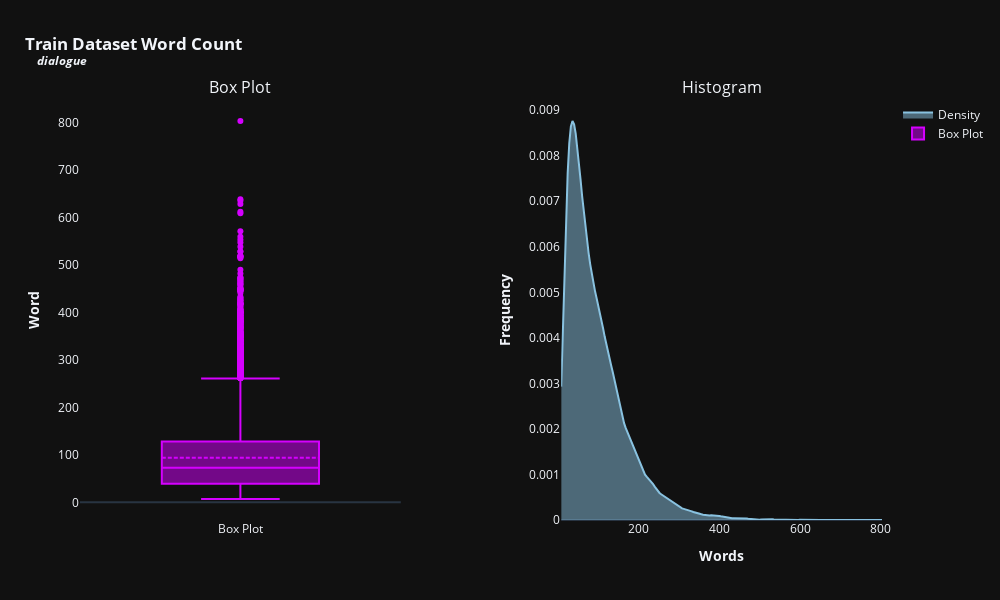
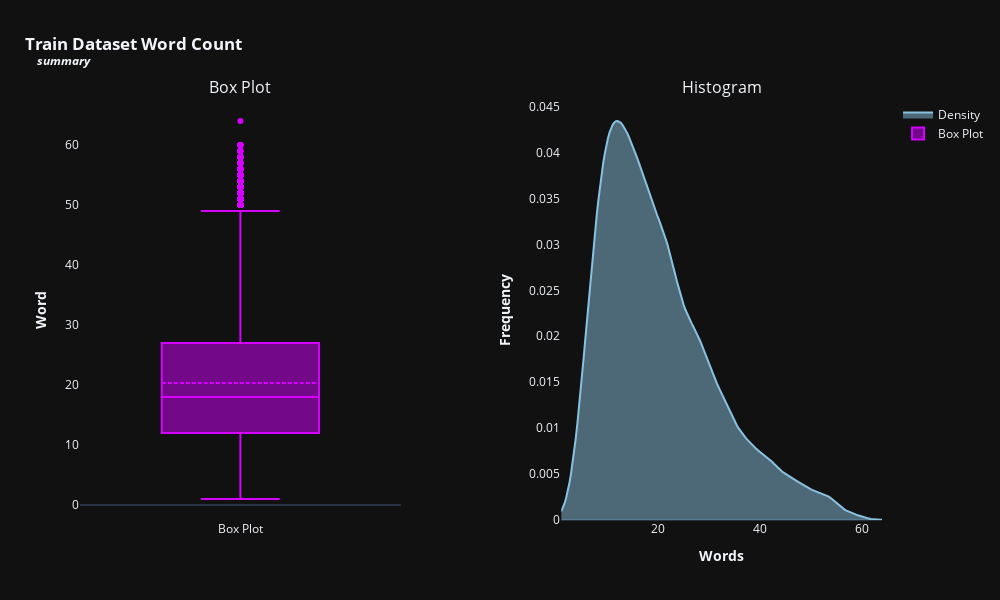

Notebook source saved alongside these figures, in order:
### Markdown cell above
## Analyzing the length of both dialogues and summaries

We do the analyzation by counting the words in the. This might give us a clue about how these texts are structed.

### Code cell
# Data Visualization
import numpy as np
import plotly.graph_objs as go
from plotly.subplots import make_subplots
from plotly.offline import init_notebook_mode
init_notebook_mode(connected=True)

# Statistics & Mathematics
from scipy.stats import gaussian_kde

# paper_color=
# bg_color =

template='plotly_dark'

def histogram_boxplot(df, hist_color, box_color, height, width, legend, name):
    '''This function plots a Histogram and a Box plot side by side
    
    Parameters:
    * hist_color: the color of the histogram
    * box_color: the color of the boxplots
    * heigh and width: Image size
    * legend = Either to display legend or not
    '''
    
    features=df.select_dtypes(include=[np.number]).columns.tolist()
    
    for feat in features:
        try:
            fig=make_subplots(rows=1, cols=2, subplot_titles=['Box Plot', 'Histogram'], horizontal_spacing=0.2)
            density=gaussian_kde(df[feat])
            x_vals=np.linspace(min(df[feat]), max(df[feat]), 200)
            density_vals=density(x_vals)
            
            fig.add_trace(go.Scatter(x=x_vals, y=density_vals, mode='lines', fill='tozeroy', name='Density', line_color=hist_color), row=1, col=2)
            fig.add_trace(go.Box(y=df[feat], name='Box Plot', boxmean=True, line_color=box_color), row=1, col=1)
            fig.update_layout(title={'text':f'<b>{name} Word Count<br><sup><i>&nbsp;&nbsp;&nbsp;&nbsp;{feat}</i></sup></b>', 'x':.025, 'xanchor':'left'}, 
                              margin=dict(t=100),
                              showlegend=legend, 
                              template=template,
                              #plot_bgcolor=bg_color,
                              #paper_bgcolor=paper_color,
                              height=height,
                              width=width,
                             )
            fig.update_yaxes(title_text=f'<b>Word</b>', row=1, col=1, showgrid=False)
            fig.update_xaxes(title_text='', row=1, col=1, showgrid=False)
            fig.update_yaxes(title_text='<b>Frequency</b>', row=1, col=2, showgrid=False)
            fig.update_xaxes(title_text=f'<b>Words</b>', row=1, col=2, showgrid=False)
            
            fig.show()
            print('\n')
        except Exception as e:
            print(f'An error occurred: {e}')
            
    
    
df_text_length=pd.DataFrame() # crating an empty dataframe
for feat in categorical_features: # iterating through features --> dialogue & summary
    df_text_length[feat]=train[feat].apply(lambda x: len(str(x).split())) # counting words for each feature

# ploting histogram-boxplot
histogram_boxplot(df_text_length, '#89c2e0', '#d500ff', 600, 1000, True, 'Train Dataset')

### Figure 1 — Plotly figure (JSON) as saved in the notebook; plotly's stock layout.template omitted (floating-point values rounded to 4 significant figures; data arrays with more than 128 entries replaced by an {"elided": "..."} marker saying what was removed)
{"data": [{"fill": "tozeroy", "line": {"color": "#89c2e0"}, "mode": "lines", "name": "Density", "x": {"elided": "200 int values"}, "y": {"elided": "200 float values"}, "type": "scatter", "xaxis": "x2", "yaxis": "y2"}, {"boxmean": true, "line": {"color": "#d500ff"}, "name": "Box Plot", "y": {"elided": "14731 int values"}, "type": "box", "xaxis": "x", "yaxis": "y"}], "layout": {"xaxis": {"anchor": "y", "domain": [0, 0.4], "title": {"text": ""}, "showgrid": false, "type": "category", "range": [-0.5, 0.5], "autorange": true}, "yaxis": {"anchor": "x", "domain": [0, 1], "title": {"text": "<b>Word</b>"}, "showgrid": false, "type": "linear", "range": [-37.22, 847.2], "autorange": true}, "xaxis2": {"anchor": "y2", "domain": [0.6, 1], "title": {"text": "<b>Words</b>"}, "showgrid": false, "type": "linear", "range": [7, 803], "autorange": true}, "yaxis2": {"anchor": "x2", "domain": [0, 1], "title": {"text": "<b>Frequency</b>"}, "showgrid": false, "type": "linear", "range": [0, 0.009224], "autorange": true}, "annotations": [{"font": {"size": 16}, "showarrow": false, "text": "Box Plot", "x": 0.2, "xanchor": "center", "xref": "paper", "y": 1, "yanchor": "bottom", "yref": "paper"}, {"font": {"size": 16}, "showarrow": false, "text": "Histogram", "x": 0.8, "xanchor": "center", "xref": "paper", "y": 1, "yanchor": "bottom", "yref": "paper"}], "title": {"text": "<b>Train Dataset Word Count<br><sup><i>&nbsp;&nbsp;&nbsp;&nbsp;dialogue</i></sup></b>", "x": 0.025, "xanchor": "left"}, "margin": {"t": 100}, "showlegend": true, "height": 600, "width": 1000}}

### Figure 2 — Plotly figure (JSON) as saved in the notebook; plotly's stock layout.template omitted (floating-point values rounded to 4 significant figures; data arrays with more than 128 entries replaced by an {"elided": "..."} marker saying what was removed)
{"data": [{"fill": "tozeroy", "line": {"color": "#89c2e0"}, "mode": "lines", "name": "Density", "x": {"elided": "200 float values"}, "y": {"elided": "200 float values"}, "type": "scatter", "xaxis": "x2", "yaxis": "y2"}, {"boxmean": true, "line": {"color": "#d500ff"}, "name": "Box Plot", "y": {"elided": "14731 int values"}, "type": "box", "xaxis": "x", "yaxis": "y"}], "layout": {"xaxis": {"anchor": "y", "domain": [0, 0.4], "title": {"text": ""}, "showgrid": false, "type": "category", "range": [-0.5, 0.5], "autorange": true}, "yaxis": {"anchor": "x", "domain": [0, 1], "title": {"text": "<b>Word</b>"}, "showgrid": false, "type": "linear", "range": [-2.5, 67.5], "autorange": true}, "xaxis2": {"anchor": "y2", "domain": [0.6, 1], "title": {"text": "<b>Words</b>"}, "showgrid": false, "type": "linear", "range": [1, 64], "autorange": true}, "yaxis2": {"anchor": "x2", "domain": [0, 1], "title": {"text": "<b>Frequency</b>"}, "showgrid": false, "type": "linear", "range": [0, 0.04572], "autorange": true}, "annotations": [{"font": {"size": 16}, "showarrow": false, "text": "Box Plot", "x": 0.2, "xanchor": "center", "xref": "paper", "y": 1, "yanchor": "bottom", "yref": "paper"}, {"font": {"size": 16}, "showarrow": false, "text": "Histogram", "x": 0.8, "xanchor": "center", "xref": "paper", "y": 1, "yanchor": "bottom", "yref": "paper"}], "title": {"text": "<b>Train Dataset Word Count<br><sup><i>&nbsp;&nbsp;&nbsp;&nbsp;summary</i></sup></b>", "x": 0.025, "xanchor": "left"}, "margin": {"t": 100}, "showlegend": true, "height": 600, "width": 1000}}
